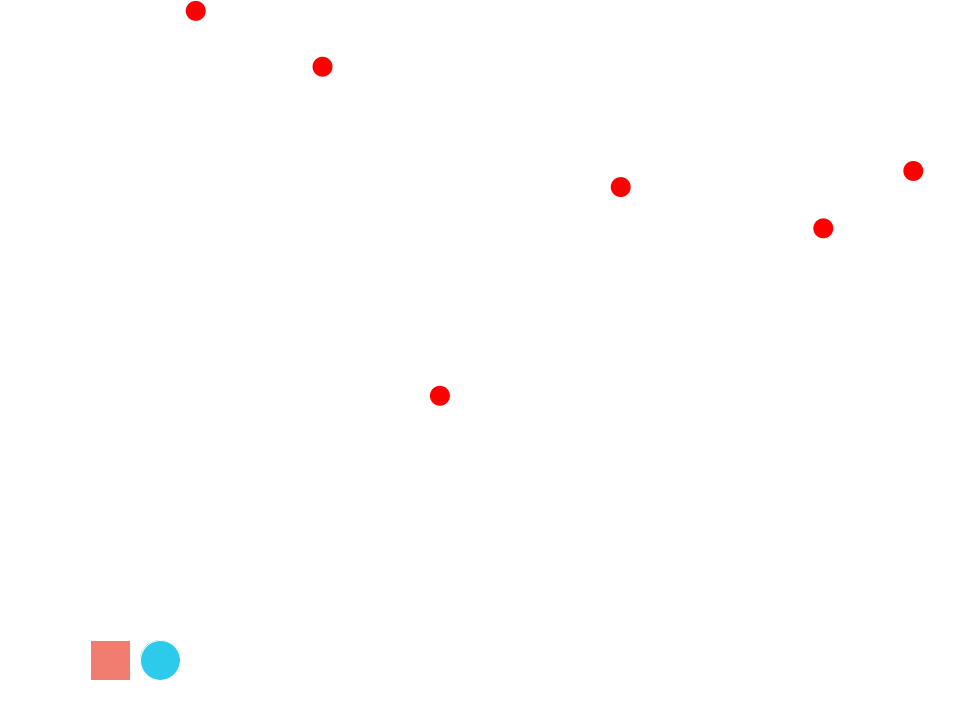
Frame 1 (no input)
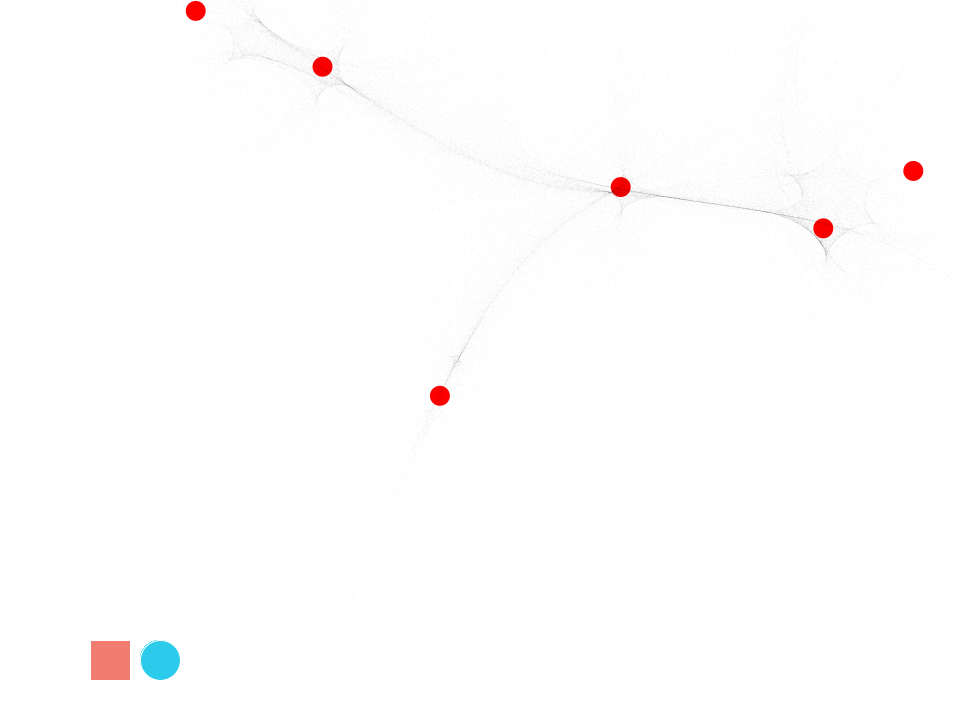
Frame 60 (the mouse pressed at the canvas centre just before this capture)
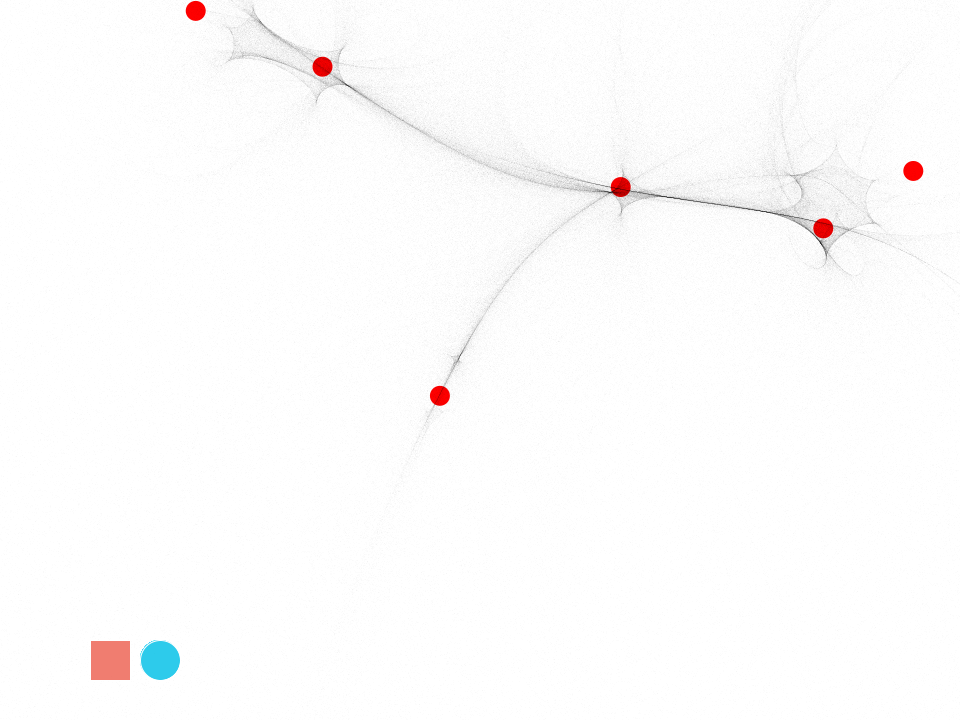
Frame 120 (the mouse held since frame 60 and released just before this capture)

The Processing sketch that drew these frames (run headless with seeded random() and noise(); from frame 60 on, the mouse is pressed at the canvas centre):

// Processing sketch: code
// ── code.pde
int rectX, rectY;   

int circleX, circleY; 

int rectSize = 40;  

int circleSize = 40; 
color rectColor, circleColor, baseColor;

color rectHighlight, circleHighlight;

color currentColor;

boolean rectOver = false;

boolean circleOver = false;



int num=10000;

int attractorNum=6;

Particle[]ps;

PVector[]attractor;



float spdRange=2000;  

float damp=0.002;



void setup() {

 

 size(960, 720);  

 

 rectColor = color(#f07d70);

 rectHighlight = color(#cb0b3c);

 circleColor = color(#2dcbeb);

 circleHighlight = color(#2d95eb);

 baseColor = color(102);

 currentColor = baseColor;

 circleX = width/2+circleSize/2+10-350;

 circleY = height/2+300;

 rectX = width/2-rectSize-350;

 rectY = height/2-rectSize/2+300;

 ellipseMode(CENTER);



 attractor=new PVector[attractorNum];

 ps=new Particle[num];

 reset();

}



void draw() {

float spdRange=2000;  

float damp=0.002;

 update(mouseX, mouseY);

 // background(currentColor);

 

 if (rectOver) {

  fill(rectHighlight);

 } else {

  fill(rectColor);

 }

 stroke(255);

 rect(rectX, rectY, rectSize, rectSize);

 

 if (circleOver) {

  fill(circleHighlight);

 } else {

  fill(circleColor);

 }

 stroke(255);

 ellipse(circleX, circleY, circleSize, circleSize);



 stroke(0, 4);



 for (int i=0; i<num; i++) {

  ps[i].step();

  point(ps[i].pos.x, ps[i].pos.y);

 }



}



void keyPressed() {

 if (key==' ') {

  reset();

 }

}



void reset() {

 for (int i=0; i<attractor.length; i++) {

  attractor[i]=new PVector(random(width), random(height));

 }



 for (int i=0; i<num; i++) {

  ps[i]=new Particle();

 }



 background(255);

 fill(255, 0, 0);

 noStroke();

 for (int i=0; i<attractor.length; i++) {

  ellipse(attractor[i].x, attractor[i].y, 20, 20);

 }

}



class Particle {
  PVector pos;
  PVector vel;

  Particle() {
    pos=new PVector(random(width), random(height));
    vel=new PVector(random(-spdRange, spdRange), random(-spdRange, spdRange));
  }

  void step() {

    for (int i=0; i<attractor.length; i++) {
      float sqD=PVector.sub(pos, attractor[i]).magSq();

      if (sqD>0.1) {
        PVector acc=PVector.sub(attractor[i], pos).div(sqD).mult(spdRange*2);
        vel.add(acc);
      }
    }

    pos.add(vel);
    vel.mult(damp);
  }
}






void update(int x, int y) {

 if ( overCircle(circleX, circleY, circleSize) ) {

  circleOver = true;

  rectOver = false;

 } else if ( overRect(rectX, rectY, rectSize, rectSize) ) {

  rectOver = true;

  circleOver = false;

 } else {

  circleOver = rectOver = false;

 }

}

//float spdRange=2000;  

//float damp=0.002;

void mousePressed() {

 if (circleOver) {

  spdRange+=2000; 

 }

 if (rectOver) {

  num-= 1000;

 }

}



boolean overRect(int x, int y, int width, int height)  {

 if (mouseX >= x && mouseX <= x+width && 

   mouseY >= y && mouseY <= y+height) {

  return true;

 } else {

  return false;

 }

}



boolean overCircle(int x, int y, int diameter) {

 float disX = x - mouseX;

 float disY = y - mouseY;

 if (sqrt(sq(disX) + sq(disY)) < diameter/2 ) {

  return true;

 } else {

  return false;

 }

}
